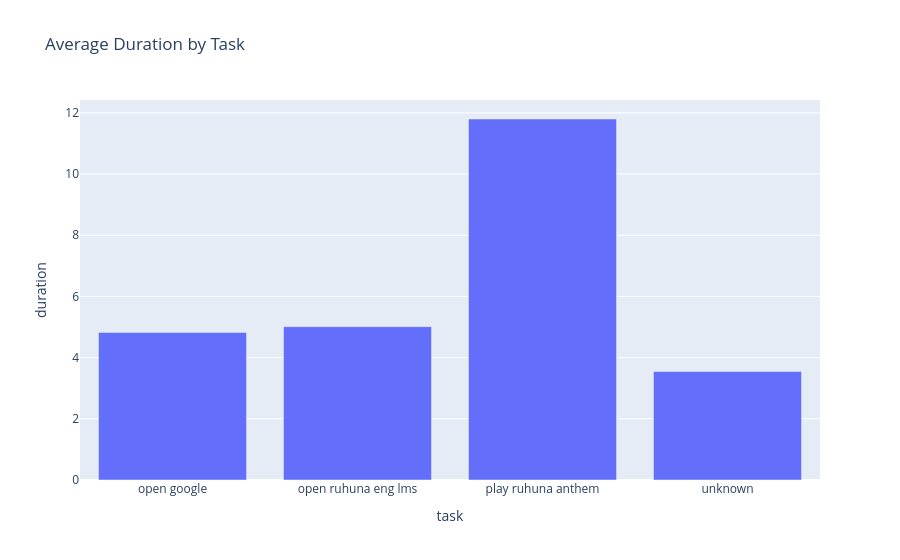
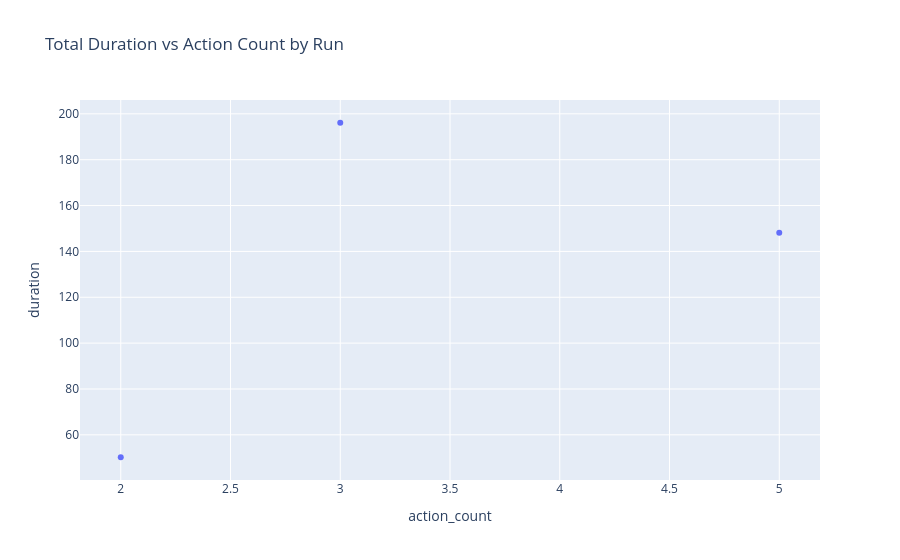

Notebook source saved alongside these figures, in order:
### Markdown cell above
# Visualization of Key Metrics

### Code cell
avg_duration_task = df.groupby('task')['duration'].mean().reset_index()
fig = px.bar(avg_duration_task, x='task', y='duration', title='Average Duration by Task')
fig.show()

run_summary = df.groupby('run_id').agg({'duration': 'sum', 'action_count': 'sum'}).reset_index()
fig = px.scatter(run_summary, x='action_count', y='duration', title='Total Duration vs Action Count by Run')
fig.show()

### Figure 1 — Plotly figure (JSON) as saved in the notebook; plotly's stock layout.template omitted (floating-point values rounded to 4 significant figures)
{"data": [{"hovertemplate": "task=%{x}<br>duration=%{y}<extra></extra>", "legendgroup": "", "marker": {"color": "#636efa", "pattern": {"shape": ""}}, "name": "", "orientation": "v", "showlegend": false, "textposition": "auto", "type": "bar", "x": ["open google", "open ruhuna eng lms", "play ruhuna anthem", "unknown"], "xaxis": "x", "y": [4.822, 5.011, 11.8, 3.543], "yaxis": "y"}], "layout": {"barmode": "relative", "legend": {"tracegroupgap": 0}, "title": {"text": "Average Duration by Task"}, "xaxis": {"anchor": "y", "domain": [0, 1], "title": {"text": "task"}}, "yaxis": {"anchor": "x", "domain": [0, 1], "title": {"text": "duration"}}}}

### Figure 2 — Plotly figure (JSON) as saved in the notebook; plotly's stock layout.template omitted (floating-point values rounded to 4 significant figures)
{"data": [{"hovertemplate": "action_count=%{x}<br>duration=%{y}<extra></extra>", "legendgroup": "", "marker": {"color": "#636efa", "symbol": "circle"}, "mode": "markers", "name": "", "orientation": "v", "showlegend": false, "type": "scatter", "x": [2.0, 3.0, 5.0], "xaxis": "x", "y": [50.23, 196.1, 148.1], "yaxis": "y"}], "layout": {"legend": {"tracegroupgap": 0}, "title": {"text": "Total Duration vs Action Count by Run"}, "xaxis": {"anchor": "y", "domain": [0, 1], "title": {"text": "action_count"}}, "yaxis": {"anchor": "x", "domain": [0, 1], "title": {"text": "duration"}}}}
